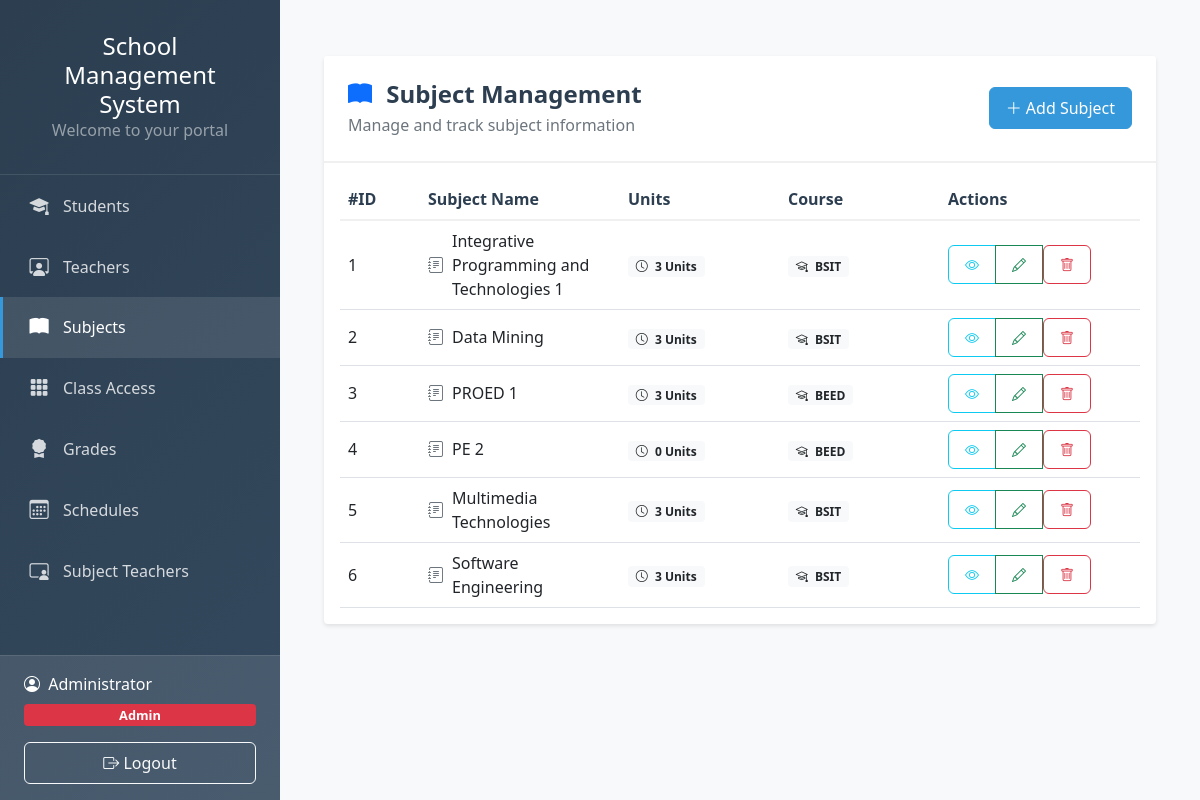
/subjects.php (signed in), run on the app's committed database.
### tables this page shows
CREATE TABLE `subjects` (
  `subject_id` int(6) NOT NULL,
  `subject_name` varchar(191) NOT NULL,
  `units` int(6) NOT NULL,
  `course` varchar(191) NOT NULL
);

### subjects.php (the view, shortened to what this page needs)
<?php
    require 'dbcon.php';
    if (isset($_SESSION['id']) && isset($_SESSION['user_name'])) {
        include('header.php');
?>
    <div class="container py-4">
        <div class="row">
            <div class="col-md-12">
                <div class="card">
                    <div class="card-header d-flex justify-content-between align-items-center">
                        <div>
                            <h4 class="mb-0">
                                <i class="bi bi-book-fill text-primary me-2"></i>
                                Subject Management
                            </h4>
                            <p class="text-muted mb-0 mt-1">Manage and track subject information</p>
                        </div>
                        <a href="subject-create.php" class="btn btn-primary">
                            <i class="bi bi-plus-lg"></i> Add Subject
                        </a>
                    </div>
                    <div class="card-body">
                        <div class="table-responsive">
                            <table class="table table-hover">
                                <thead>
                                    <tr>
                                        <th width="10%">#ID</th>
                                        <th width="25%">Subject Name</th>
                                        <th width="20%">Units</th>
                                        <th width="20%">Course</th>
                                        <th width="25%">Actions</th>
                                    </tr>
                                </thead>
                                <tbody>
                                    <?php
                                        $query = "SELECT * FROM subjects";
                                        $query_run = mysqli_query($con, $query);
                                        if(mysqli_num_rows($query_run) > 0)
                                        {
                                            foreach($query_run as $subject)
                                            {
                                                ?>
                                                <tr>
                                                    <td class="align-middle"><?= $subject['subject_id']; ?></td>
                                                    <td class="align-middle">
                                                        <div class="d-flex align-items-center">
                                                            <i class="bi bi-journal-text text-secondary me-2"></i>
                                                            <?= $subject['subject_name']; ?>
                                                        </div>
                                                    </td>
                                                    <td class="align-middle">
                                                        <span class="badge bg-light text-dark">
                                                            <i class="bi bi-clock me-1"></i>
                                                            <?= $subject['units']; ?> Units
                                                        </span>
                                                    </td>
                                                    <td class="align-middle">
                                                        <span class="badge bg-light text-dark">
                                                            <i class="bi bi-mortarboard me-1"></i>
                                                            <?= $subject['course']; ?>
                                                        </span>
                                                    </td>
                                                    <td class="align-middle">
                                                        <div class="btn-group" role="group">
                                                            <a href="subject-view.php?id=<?= $subject['subject_id']; ?>"
                                                               class="btn btn-sm btn-outline-info"
                                                               title="View Details">
                                                                <i class="bi bi-eye"></i>
                                                            </a>
                                                            <a href="subject-edit.php?id=<?= $subject['subject_id']; ?>"
                                                               class="btn btn-sm btn-outline-success"
                                                               title="Edit">
                                                                <i class="bi bi-pencil"></i>
                                                            </a>
                                                            <form action="code.php" method="POST" class="d-inline"
                                                                  id="delete-form-subject-<?= $subject['subject_id']; ?>">
                                                                <button type="button"
                                                                        class="btn btn-sm btn-outline-danger"
                                                                        onclick="confirmDelete('delete-form-subject-<?= $subject['subject_id']; ?>')"
                                                                        title="Delete">
                                                                    <i class="bi bi-trash"></i>
                                                                </button>
                                                            </form>
                                                        </div>
                                                    </td>
                                                </tr>
                                                <?php
                                            }
                                        }
                                    ?>
                                </tbody>
                            </table>
                        </div>
                    </div>
                </div>
            </div>
        </div>
    </div>
</body>
</html>
<?php
}else{
     header("Location: index.php");
     exit();
}
?>

### header.php (style rules this page uses)
:root { --primary-color: #2c3e50; --secondary-color: #34495e; --accent-color: #3498db; --sidebar-width: 280px; }
* { box-sizing: border-box; }
body { margin: 0; font-family: 'Segoe UI', system-ui, -apple-system, sans-serif; background-color: #f8f9fa; min-height: 100vh; }
.card { border: none; box-shadow: 0 2px 4px rgba(0,0,0,0.1); transition: transform 0.3s ease; }
.card-header { background-color: white; border-bottom: 2px solid #f0f0f0; padding: 1.5rem; }
.card-header h4 { margin: 0; font-weight: 600; color: var(--primary-color); }
.table { margin-bottom: 0; }
.table th { font-weight: 600; color: var(--primary-color); border-bottom: 2px solid #f0f0f0; }
.table td { vertical-align: middle; }
.btn { padding: 0.5rem 1rem; font-weight: 500; border-radius: 6px; }
.btn-primary { background-color: var(--accent-color); border-color: var(--accent-color); }
.py-4 { padding-top: 1.5rem !important; padding-bottom: 1.5rem !important; }

### data on the page
subjects: subject_id "1", subject_name "Integrative Programming and Technologies 1", units "3", course "BSIT"
subjects: subject_id "2", subject_name "Data Mining", units "3", course "BSIT"
subjects: subject_id "3", subject_name "PROED 1", units "3", course "BEED"
subjects: subject_id "4", subject_name "PE 2", units "0", course "BEED"
subjects: subject_id "5", subject_name "Multimedia Technologies", units "3", course "BSIT"
subjects: subject_id "6", subject_name "Software Engineering", units "3", course "BSIT"

### other printed values
$_SESSION['name'] "Administrator"
